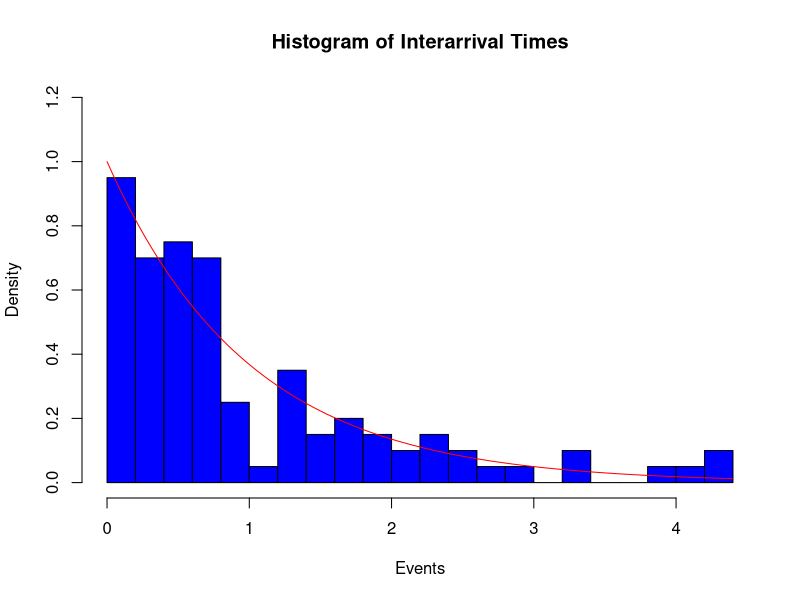

Recreate this plot in R.
## ---- chunk 1
knitr::opts_chunk$set(echo = TRUE)
## ---- chunk 2
N=rpois(10,2)
sum=0
for(i in 1:10){
  sum=sum+N[i]
}
print(sum)
## ---- chunk 3
s<-runif(10, min=0, max=10)
S<-sort(s, decreasing=FALSE)
for(i in 1:10){
  cat(sprintf("S%s=%s\n", i, S[i]))
}
## ---- chunk 4
N=rpois(100,2)
N
s<-runif(100, min=0, max=100)
S<-sort(s, decreasing=FALSE)
#only printing out first 10 values
for(i in 1:10){
  cat(sprintf("S%s=%s\n", i, S[i]))
}
X<-rep(0,100)
X[1]=S[1]
for(n in 2:100){
  X[n]=S[n]-S[n-1]
}
print("The first 10 interarrival times:")
for(i in 1:10){
  cat(sprintf("X%s=%s\n", i, X[i]))
}
## ---- chunk 5
hist(X, main='Histogram of Interarrival Times',xlab='Events', ylab='Density', ylim=c(0,1.2), col='blue', breaks=20, freq=FALSE)
curve(dexp(x,log=FALSE), col='red', add=TRUE)
## ---- chunk 6
t=rexp(10,0.25)
t
T=rep(0,10)
T[1]=t[1]
sum=T[1]
for(i in 2:10){
  T[i]=t[i]+sum
  sum=T[i]
}
T
## ---- chunk 7
for(a in 1:3){
  t=rexp(10,0.25)
  T=rep(0,10)
  T[1]=t[1]
  sum=T[1]
  for(i in 2:10){
    T[i]=t[i]+sum
    sum=T[i]
  }
  print(T[5])
}
